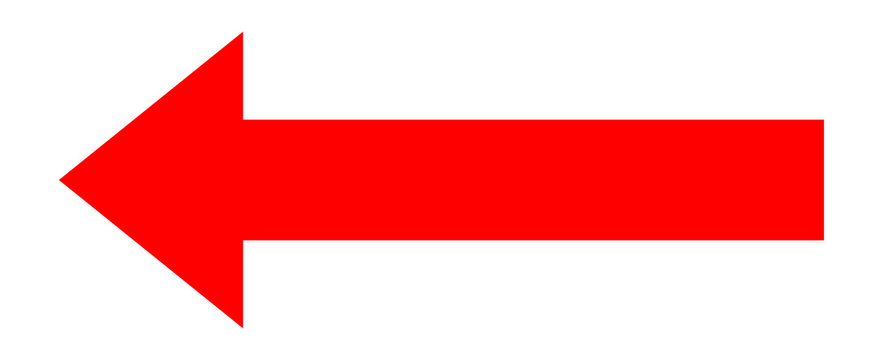
#> input picture Red_Arrow.jpg, 883 x 360 px, given in place of the camera
$ python Angle_detection.py
#> lines starting #> are read from the running program, lines starting #| are printed output that depends on the picture; after the words box and inside, x2 and y2 are one past the last pixel; in counts of white or black regions, pixels touching at a corner belong together; long printed decimals are rounded
import cv2
import numpy as np

cap = cv2.VideoCapture(0)


def calculate_angle(point1, point2):
    angle = np.arctan2(point2[1] - point1[1], point2[0] - point1[0])
    return np.degrees(angle)

while True:
    _, frame = cap.read()
#> frame is the input picture: shape (360, 883, 3); mean B, G, R 176.8, 176.8, 254.6

    height, width, _ = frame.shape
#> height = 360; width = 883
    center_x = width // 2
#> center_x = 441
    start_point = (center_x, 0)
#> start_point = (441, 0)
    end_point = (center_x, height)
#> end_point = (441, 360)
    color = (0, 0, 255)
    thickness = 2
    frame_with_line = cv2.line(frame, start_point, end_point, color, thickness)

    hsv = cv2.cvtColor(frame, cv2.COLOR_BGR2HSV)
#> hsv: shape (360, 883, 3); mean H, S, V 3.6, 78.9, 254.6


    lower_red1 = np.array([0, 100, 100])
    upper_red1 = np.array([10, 255, 255])
    lower_red2 = np.array([160, 100, 100])
    upper_red2 = np.array([180, 255, 255])
    mask1 = cv2.inRange(hsv, lower_red1, upper_red1)
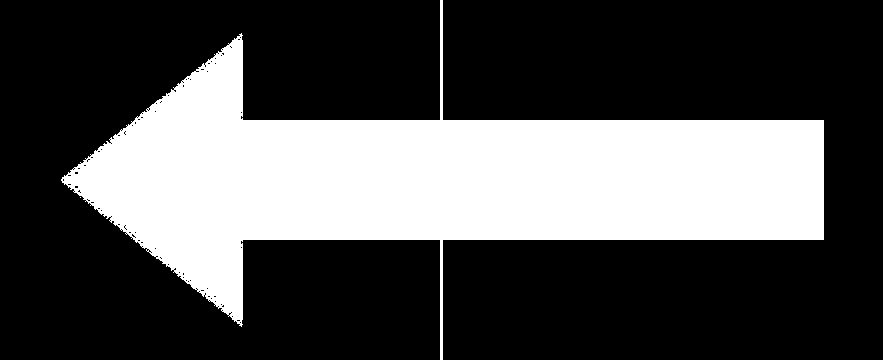
#> mask1: shape (360, 883); 30.6% white; 2 white regions (1 under 20 px), largest, box (x1, y1, x2, y2) and area: (61, 0, 824, 360) 97310
    mask2 = cv2.inRange(hsv, lower_red2, upper_red2)
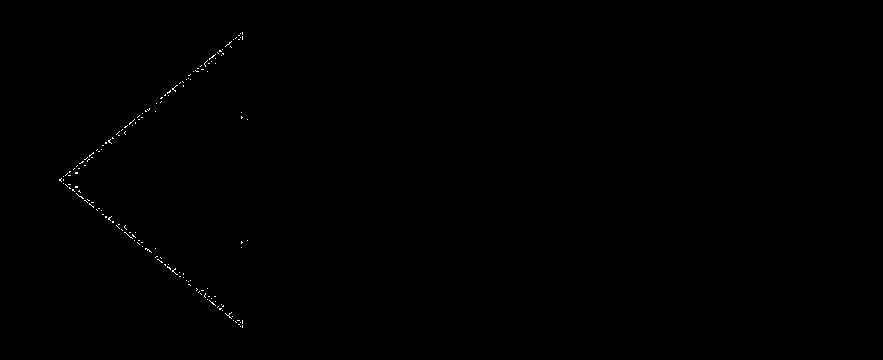
#> mask2: shape (360, 883); 0.16% white in thin lines or dots, all inside (x1, y1, x2, y2) = (59, 32, 248, 328)

    mask = cv2.bitwise_or(mask1, mask2)
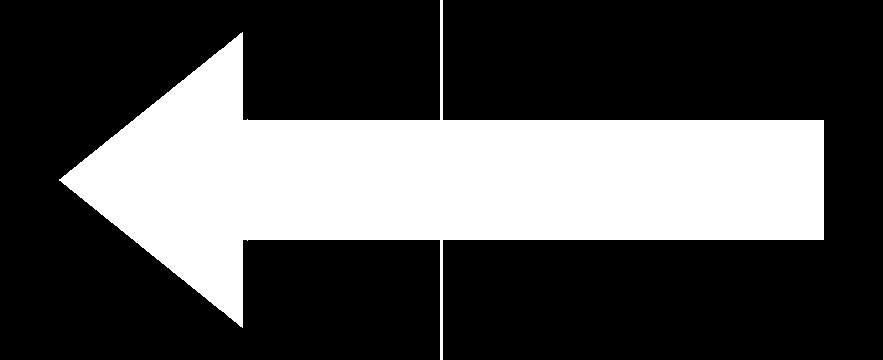
#> mask: shape (360, 883); 30.8% white; 1 white region
    res = cv2.bitwise_and(frame, frame, mask=mask)
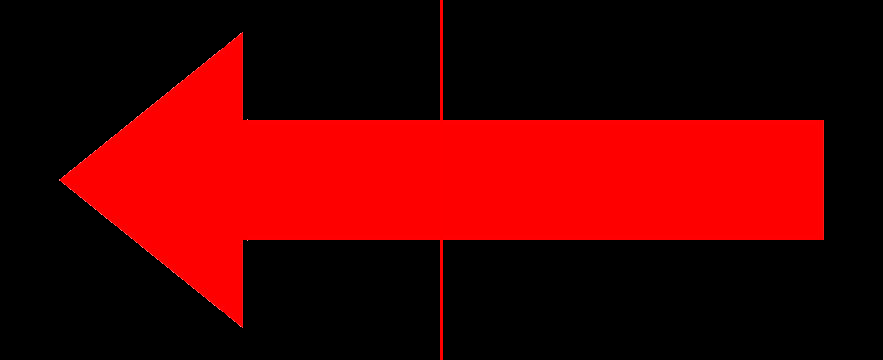
#> res: shape (360, 883, 3); mean B, G, R 0.2, 0.2, 78.1


    contours, _ = cv2.findContours(mask, cv2.RETR_EXTERNAL, cv2.CHAIN_APPROX_SIMPLE)
#> contours = 1 contour; box (x1, y1, x2, y2) and area: (59, 0, 824, 360) 96654
    print(len(contours))
#| 1


    if contours:

        largest_contour = max(contours, key=cv2.contourArea)
#> largest_contour = contour of 170 points, box (x1, y1, x2, y2) (59, 0, 824, 360), area 96654


        rect = cv2.minAreaRect(largest_contour)
#> rect = ((445.6, 178.7), (763.8, 354.7), -9.18)
        box = cv2.boxPoints(rect)
#> box = [[96.94, 414.8], [40.35, 64.59], [794.4, -57.27], [850.9, 292.9]]
        box = np.int0(box)
#> box = [[96, 414], [40, 64], [794, -57], [850, 292]]


        cv2.drawContours(frame, [box], 0, (0, 255, 0), 2)


        angle = calculate_angle(box[0], box[1])
#> in calculate_angle, `angle = np.arctan2(point2[1] - point1[1], point2[0] - point1[0])`: angle = -1.73
#> angle = -99.09
        print("Angle:", angle)
#| Angle: -99.090


        cv2.putText(frame, "Angle: {:.2f} degrees".format(angle), (50, 50), cv2.FONT_HERSHEY_SIMPLEX, 1, (0, 255, 0), 2)
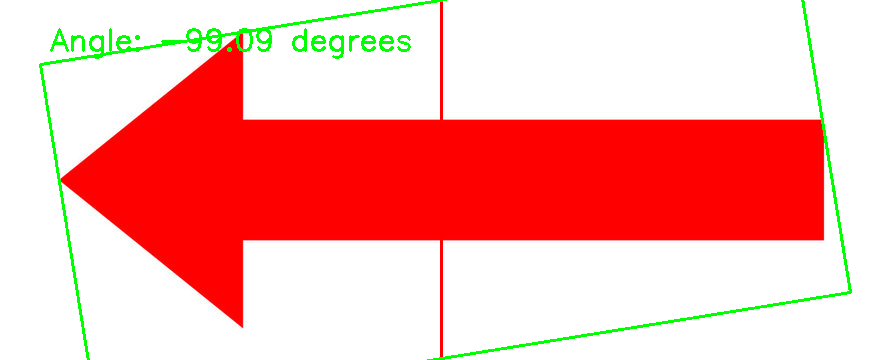
#> frame: shape (360, 883, 3); mean B, G, R 171.1, 176.3, 249.4

    cv2.imshow('frame', frame)
    cv2.imshow('mask', mask)
    cv2.imshow('res', res)

    key = cv2.waitKey(1) & 0xFF
#> (key x is pressed here)
    if key == ord('x'):
        break

cap.release()
cv2.destroyAllWindows()
